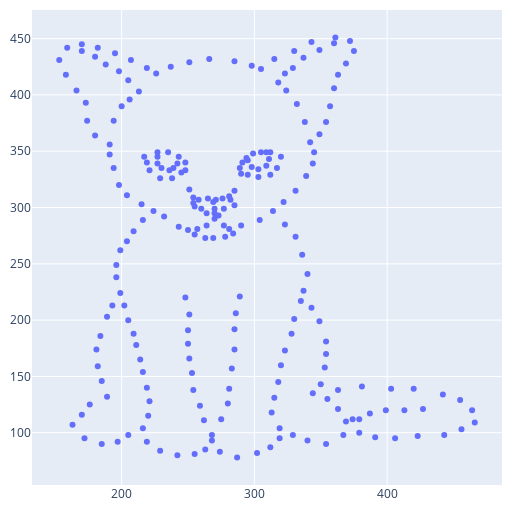

Here is the notebook cell this chart was saved with:
### Code cell
predicted = X @ W[:, class_to_show]
predicted_points = points[predicted > 0.5, :]

data = go.Scatter(
    x=predicted_points[:,0], 
    y=predicted_points[:,1], 
    mode='markers',
)

go.Figure(data=data, layout=common_layout).show()

### Figure 1 — Plotly figure (JSON) as saved in the notebook; plotly's stock layout.template omitted (floating-point values rounded to 4 significant figures; data arrays with more than 128 entries replaced by an {"elided": "..."} marker saying what was removed)
{"data": [{"mode": "markers", "type": "scatter", "x": {"elided": "240 int values"}, "y": {"elided": "240 int values"}}], "layout": {"autosize": false, "height": 512, "margin": {"b": 10, "l": 10, "r": 10, "t": 10}, "width": 512}}
